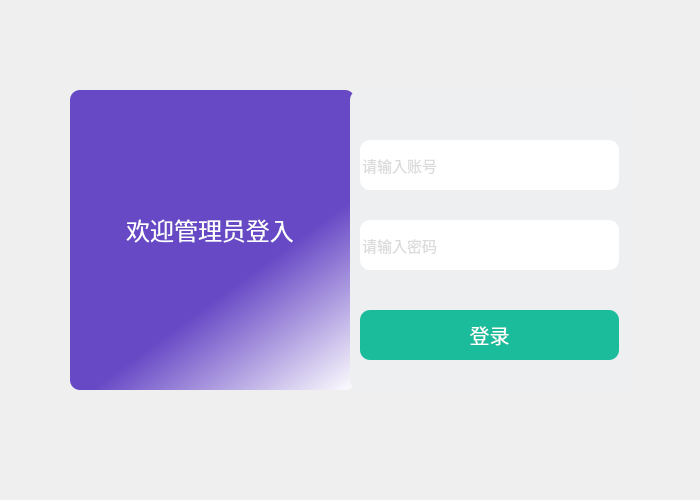
<?xml version="1.0" encoding="UTF-8"?>
<ui version="4.0">
 <class>Administrator</class>
 <widget class="QDialog" name="Administrator">
  <property name="geometry">
   <rect>
    <x>0</x>
    <y>0</y>
    <width>700</width>
    <height>500</height>
   </rect>
  </property>
  <property name="minimumSize">
   <size>
    <width>700</width>
    <height>500</height>
   </size>
  </property>
  <property name="maximumSize">
   <size>
    <width>700</width>
    <height>500</height>
   </size>
  </property>
  <property name="font">
   <font>
    <pointsize>15</pointsize>
   </font>
  </property>
  <property name="windowTitle">
   <string>管理员用户登录</string>
  </property>
  <property name="windowIcon">
   <iconset resource="picture.qrc">
    <normaloff>:/tushu.png</normaloff>:/tushu.png</iconset>
  </property>
  <widget class="QFrame" name="frame">
   <property name="geometry">
    <rect>
     <x>60</x>
     <y>50</y>
     <width>591</width>
     <height>389</height>
    </rect>
   </property>
   <property name="styleSheet">
    <string notr="true">border-radius:10px ;</string>
   </property>
   <property name="frameShape">
    <enum>QFrame::Shape::StyledPanel</enum>
   </property>
   <property name="frameShadow">
    <enum>QFrame::Shadow::Raised</enum>
   </property>
   <widget class="QFrame" name="frame_2">
    <property name="geometry">
     <rect>
      <x>10</x>
      <y>40</y>
      <width>285</width>
      <height>300</height>
     </rect>
    </property>
    <property name="minimumSize">
     <size>
      <width>280</width>
      <height>300</height>
     </size>
    </property>
    <property name="styleSheet">
     <string notr="true">#frame_2{
background-color: qlineargradient(spread:pad, x1:0.698864, y1:0.565, x2:1, y2:1, stop:0 rgba(103, 72, 197, 255), stop:1 rgba(255, 255, 255, 255));
border-radius:10px ;}
</string>
    </property>
    <property name="frameShape">
     <enum>QFrame::Shape::StyledPanel</enum>
    </property>
    <property name="frameShadow">
     <enum>QFrame::Shadow::Raised</enum>
    </property>
    <widget class="QLabel" name="label">
     <property name="geometry">
      <rect>
       <x>20</x>
       <y>100</y>
       <width>240</width>
       <height>80</height>
      </rect>
     </property>
     <property name="minimumSize">
      <size>
       <width>240</width>
       <height>80</height>
      </size>
     </property>
     <property name="font">
      <font>
       <pointsize>9</pointsize>
      </font>
     </property>
     <property name="text">
      <string>&lt;html&gt;&lt;head/&gt;&lt;body&gt;&lt;p align=&quot;center&quot;&gt;&lt;span style=&quot; font-size:18pt; color:#ffffff;&quot;&gt;欢迎管理员登入&lt;/span&gt;&lt;/p&gt;&lt;/body&gt;&lt;/html&gt;</string>
     </property>
    </widget>
   </widget>
   <widget class="QFrame" name="frame_3">
    <property name="geometry">
     <rect>
      <x>290</x>
      <y>40</y>
      <width>285</width>
      <height>300</height>
     </rect>
    </property>
    <property name="minimumSize">
     <size>
      <width>280</width>
      <height>280</height>
     </size>
    </property>
    <property name="styleSheet">
     <string notr="true">border-radius:10px ;
background-color: rgb(237, 239, 241);</string>
    </property>
    <property name="frameShape">
     <enum>QFrame::Shape::StyledPanel</enum>
    </property>
    <property name="frameShadow">
     <enum>QFrame::Shadow::Raised</enum>
    </property>
    <widget class="QLineEdit" name="adaccout">
     <property name="geometry">
      <rect>
       <x>10</x>
       <y>50</y>
       <width>259</width>
       <height>50</height>
      </rect>
     </property>
     <property name="minimumSize">
      <size>
       <width>250</width>
       <height>50</height>
      </size>
     </property>
     <property name="font">
      <font>
       <pointsize>11</pointsize>
      </font>
     </property>
     <property name="styleSheet">
      <string notr="true">border-radius:10px ;
color: rgb(183, 183, 183);
background-color: rgb(255, 255, 255);</string>
     </property>
     <property name="placeholderText">
      <string>请输入账号</string>
     </property>
     <property name="clearButtonEnabled">
      <bool>true</bool>
     </property>
    </widget>
    <widget class="QLineEdit" name="adpassword">
     <property name="geometry">
      <rect>
       <x>10</x>
       <y>130</y>
       <width>259</width>
       <height>50</height>
      </rect>
     </property>
     <property name="minimumSize">
      <size>
       <width>250</width>
       <height>50</height>
      </size>
     </property>
     <property name="font">
      <font>
       <pointsize>11</pointsize>
      </font>
     </property>
     <property name="styleSheet">
      <string notr="true">border-radius:10px ;
color: rgb(183, 183, 183);
background-color: rgb(255, 255, 255);</string>
     </property>
     <property name="echoMode">
      <enum>QLineEdit::EchoMode::Password</enum>
     </property>
     <property name="placeholderText">
      <string>请输入密码</string>
     </property>
     <property name="clearButtonEnabled">
      <bool>true</bool>
     </property>
    </widget>
    <widget class="QPushButton" name="next">
     <property name="geometry">
      <rect>
       <x>10</x>
       <y>220</y>
       <width>259</width>
       <height>50</height>
      </rect>
     </property>
     <property name="minimumSize">
      <size>
       <width>250</width>
       <height>50</height>
      </size>
     </property>
     <property name="font">
      <font>
       <family>Modern No. 20</family>
       <pointsize>15</pointsize>
       <italic>false</italic>
       <bold>false</bold>
      </font>
     </property>
     <property name="styleSheet">
      <string notr="true">background-color: rgb(255, 255, 255);
color: rgb(255, 255, 255);
background-color: rgb(26, 188, 156);

border-radius:10px ;</string>
     </property>
     <property name="text">
      <string>登录</string>
     </property>
     <property name="autoDefault">
      <bool>true</bool>
     </property>
    </widget>
    <widget class="QLabel" name="accout_pic">
     <property name="geometry">
      <rect>
       <x>220</x>
       <y>60</y>
       <width>21</width>
       <height>31</height>
      </rect>
     </property>
     <property name="styleSheet">
      <string notr="true">background-image: url(:/zhanghu.png);
background-color: rgb(255, 255, 255);</string>
     </property>
     <property name="text">
      <string/>
     </property>
    </widget>
    <widget class="QLabel" name="password_pic">
     <property name="geometry">
      <rect>
       <x>220</x>
       <y>140</y>
       <width>21</width>
       <height>31</height>
      </rect>
     </property>
     <property name="styleSheet">
      <string notr="true">background-image: url(:/mima.png);
background-color: rgb(255, 255, 255);</string>
     </property>
     <property name="text">
      <string/>
     </property>
    </widget>
   </widget>
  </widget>
  <widget class="QLabel" name="Adm_backgroud">
   <property name="geometry">
    <rect>
     <x>0</x>
     <y>0</y>
     <width>700</width>
     <height>500</height>
    </rect>
   </property>
   <property name="styleSheet">
    <string notr="true">background-image: url(:/beijing.jpg);</string>
   </property>
   <property name="text">
    <string/>
   </property>
  </widget>
  <zorder>Adm_backgroud</zorder>
  <zorder>frame</zorder>
 </widget>
 <resources>
  <include location="picture.qrc"/>
 </resources>
 <connections/>
</ui>
